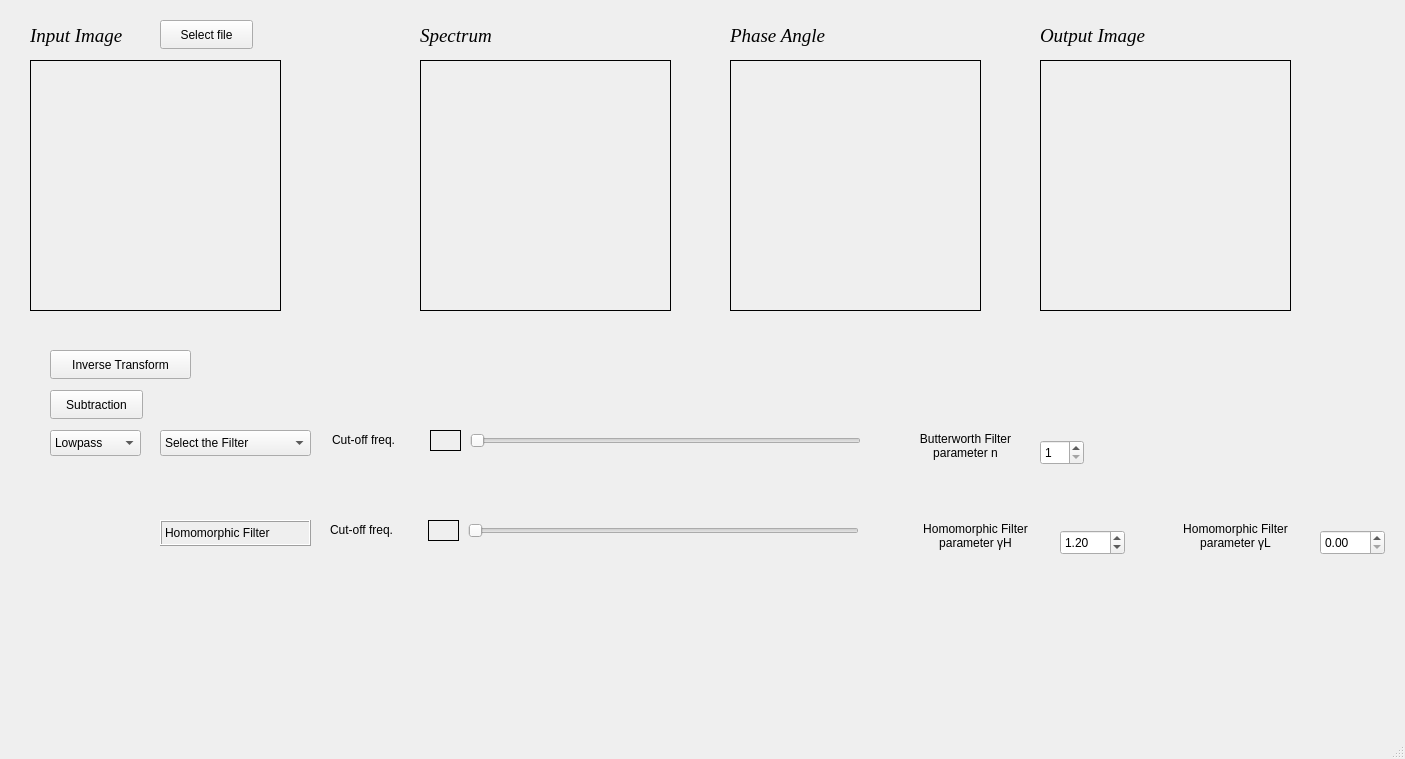
<?xml version="1.0" encoding="UTF-8"?>
<ui version="4.0">
 <class>MainWindow</class>
 <widget class="QMainWindow" name="MainWindow">
  <property name="geometry">
   <rect>
    <x>0</x>
    <y>0</y>
    <width>1405</width>
    <height>759</height>
   </rect>
  </property>
  <property name="windowTitle">
   <string>MainWindow</string>
  </property>
  <widget class="QWidget" name="centralwidget">
   <widget class="QLabel" name="input">
    <property name="geometry">
     <rect>
      <x>30</x>
      <y>60</y>
      <width>251</width>
      <height>251</height>
     </rect>
    </property>
    <property name="frameShape">
     <enum>QFrame::Box</enum>
    </property>
    <property name="text">
     <string/>
    </property>
   </widget>
   <widget class="QLabel" name="label">
    <property name="geometry">
     <rect>
      <x>30</x>
      <y>20</y>
      <width>121</width>
      <height>31</height>
     </rect>
    </property>
    <property name="font">
     <font>
      <family>Times New Roman</family>
      <pointsize>14</pointsize>
      <italic>true</italic>
     </font>
    </property>
    <property name="text">
     <string>Input Image</string>
    </property>
   </widget>
   <widget class="QPushButton" name="pushButton">
    <property name="geometry">
     <rect>
      <x>160</x>
      <y>20</y>
      <width>93</width>
      <height>29</height>
     </rect>
    </property>
    <property name="text">
     <string>Select file</string>
    </property>
   </widget>
   <widget class="QLabel" name="spectrum">
    <property name="geometry">
     <rect>
      <x>420</x>
      <y>60</y>
      <width>251</width>
      <height>251</height>
     </rect>
    </property>
    <property name="frameShape">
     <enum>QFrame::Box</enum>
    </property>
    <property name="text">
     <string/>
    </property>
   </widget>
   <widget class="QLabel" name="phaseangle">
    <property name="geometry">
     <rect>
      <x>730</x>
      <y>60</y>
      <width>251</width>
      <height>251</height>
     </rect>
    </property>
    <property name="frameShape">
     <enum>QFrame::Box</enum>
    </property>
    <property name="text">
     <string/>
    </property>
   </widget>
   <widget class="QLabel" name="output">
    <property name="geometry">
     <rect>
      <x>1040</x>
      <y>60</y>
      <width>251</width>
      <height>251</height>
     </rect>
    </property>
    <property name="frameShape">
     <enum>QFrame::Box</enum>
    </property>
    <property name="text">
     <string/>
    </property>
   </widget>
   <widget class="QLabel" name="label_2">
    <property name="geometry">
     <rect>
      <x>420</x>
      <y>20</y>
      <width>91</width>
      <height>31</height>
     </rect>
    </property>
    <property name="font">
     <font>
      <family>Times New Roman</family>
      <pointsize>14</pointsize>
      <italic>true</italic>
     </font>
    </property>
    <property name="text">
     <string>Spectrum</string>
    </property>
   </widget>
   <widget class="QLabel" name="label_3">
    <property name="geometry">
     <rect>
      <x>730</x>
      <y>20</y>
      <width>131</width>
      <height>31</height>
     </rect>
    </property>
    <property name="font">
     <font>
      <family>Times New Roman</family>
      <pointsize>14</pointsize>
      <italic>true</italic>
     </font>
    </property>
    <property name="text">
     <string>Phase Angle</string>
    </property>
   </widget>
   <widget class="QLabel" name="label_4">
    <property name="geometry">
     <rect>
      <x>1040</x>
      <y>20</y>
      <width>141</width>
      <height>31</height>
     </rect>
    </property>
    <property name="font">
     <font>
      <family>Times New Roman</family>
      <pointsize>14</pointsize>
      <italic>true</italic>
     </font>
    </property>
    <property name="text">
     <string>Output Image</string>
    </property>
   </widget>
   <widget class="QPushButton" name="reversetrans">
    <property name="geometry">
     <rect>
      <x>50</x>
      <y>350</y>
      <width>141</width>
      <height>29</height>
     </rect>
    </property>
    <property name="text">
     <string>Inverse Transform</string>
    </property>
   </widget>
   <widget class="QPushButton" name="subtraction">
    <property name="geometry">
     <rect>
      <x>50</x>
      <y>390</y>
      <width>93</width>
      <height>29</height>
     </rect>
    </property>
    <property name="text">
     <string>Subtraction</string>
    </property>
   </widget>
   <widget class="QComboBox" name="comboBox">
    <property name="geometry">
     <rect>
      <x>50</x>
      <y>430</y>
      <width>91</width>
      <height>26</height>
     </rect>
    </property>
    <item>
     <property name="text">
      <string>Lowpass</string>
     </property>
    </item>
    <item>
     <property name="text">
      <string>Highpass</string>
     </property>
    </item>
   </widget>
   <widget class="QSlider" name="horizontalSlider">
    <property name="geometry">
     <rect>
      <x>470</x>
      <y>430</y>
      <width>391</width>
      <height>22</height>
     </rect>
    </property>
    <property name="maximum">
     <number>362</number>
    </property>
    <property name="orientation">
     <enum>Qt::Horizontal</enum>
    </property>
   </widget>
   <widget class="QLabel" name="label_5">
    <property name="geometry">
     <rect>
      <x>332</x>
      <y>430</y>
      <width>91</width>
      <height>20</height>
     </rect>
    </property>
    <property name="text">
     <string>Cut-off freq.</string>
    </property>
   </widget>
   <widget class="QLabel" name="label_6">
    <property name="geometry">
     <rect>
      <x>430</x>
      <y>430</y>
      <width>31</width>
      <height>21</height>
     </rect>
    </property>
    <property name="frameShape">
     <enum>QFrame::Box</enum>
    </property>
    <property name="text">
     <string/>
    </property>
   </widget>
   <widget class="QComboBox" name="filters">
    <property name="geometry">
     <rect>
      <x>160</x>
      <y>430</y>
      <width>151</width>
      <height>26</height>
     </rect>
    </property>
    <item>
     <property name="text">
      <string>Select the Filter</string>
     </property>
    </item>
    <item>
     <property name="text">
      <string>Ideal Filter</string>
     </property>
    </item>
    <item>
     <property name="text">
      <string>Butterworth Filter</string>
     </property>
    </item>
    <item>
     <property name="text">
      <string>Gaussian Filter</string>
     </property>
    </item>
   </widget>
   <widget class="QSpinBox" name="spinBox">
    <property name="geometry">
     <rect>
      <x>1040</x>
      <y>440</y>
      <width>44</width>
      <height>25</height>
     </rect>
    </property>
    <property name="minimum">
     <number>1</number>
    </property>
    <property name="maximum">
     <number>7</number>
    </property>
   </widget>
   <widget class="QLabel" name="label_7">
    <property name="geometry">
     <rect>
      <x>900</x>
      <y>420</y>
      <width>131</width>
      <height>51</height>
     </rect>
    </property>
    <property name="text">
     <string>Butterworth Filter parameter n</string>
    </property>
    <property name="alignment">
     <set>Qt::AlignCenter</set>
    </property>
    <property name="wordWrap">
     <bool>true</bool>
    </property>
   </widget>
   <widget class="QLabel" name="label_8">
    <property name="geometry">
     <rect>
      <x>900</x>
      <y>510</y>
      <width>151</width>
      <height>51</height>
     </rect>
    </property>
    <property name="text">
     <string>Homomorphic Filter parameter γH</string>
    </property>
    <property name="alignment">
     <set>Qt::AlignCenter</set>
    </property>
    <property name="wordWrap">
     <bool>true</bool>
    </property>
   </widget>
   <widget class="QSlider" name="horizontalSlider_2">
    <property name="geometry">
     <rect>
      <x>468</x>
      <y>520</y>
      <width>391</width>
      <height>22</height>
     </rect>
    </property>
    <property name="maximum">
     <number>362</number>
    </property>
    <property name="orientation">
     <enum>Qt::Horizontal</enum>
    </property>
   </widget>
   <widget class="QLabel" name="label_9">
    <property name="geometry">
     <rect>
      <x>428</x>
      <y>520</y>
      <width>31</width>
      <height>21</height>
     </rect>
    </property>
    <property name="frameShape">
     <enum>QFrame::Box</enum>
    </property>
    <property name="text">
     <string/>
    </property>
   </widget>
   <widget class="QLabel" name="label_10">
    <property name="geometry">
     <rect>
      <x>330</x>
      <y>520</y>
      <width>91</width>
      <height>20</height>
     </rect>
    </property>
    <property name="text">
     <string>Cut-off freq.</string>
    </property>
   </widget>
   <widget class="QLabel" name="label_11">
    <property name="geometry">
     <rect>
      <x>1160</x>
      <y>510</y>
      <width>151</width>
      <height>51</height>
     </rect>
    </property>
    <property name="text">
     <string>Homomorphic Filter parameter γL</string>
    </property>
    <property name="alignment">
     <set>Qt::AlignCenter</set>
    </property>
    <property name="wordWrap">
     <bool>true</bool>
    </property>
   </widget>
   <widget class="QLabel" name="label_12">
    <property name="geometry">
     <rect>
      <x>160</x>
      <y>520</y>
      <width>151</width>
      <height>26</height>
     </rect>
    </property>
    <property name="frameShape">
     <enum>QFrame::Box</enum>
    </property>
    <property name="frameShadow">
     <enum>QFrame::Raised</enum>
    </property>
    <property name="text">
     <string>Homomorphic Filter</string>
    </property>
   </widget>
   <widget class="QDoubleSpinBox" name="doubleSpinBox">
    <property name="geometry">
     <rect>
      <x>1060</x>
      <y>530</y>
      <width>65</width>
      <height>25</height>
     </rect>
    </property>
    <property name="minimum">
     <double>1.000000000000000</double>
    </property>
    <property name="maximum">
     <double>3.000000000000000</double>
    </property>
    <property name="singleStep">
     <double>0.100000000000000</double>
    </property>
    <property name="value">
     <double>1.200000000000000</double>
    </property>
   </widget>
   <widget class="QDoubleSpinBox" name="doubleSpinBox_2">
    <property name="geometry">
     <rect>
      <x>1320</x>
      <y>530</y>
      <width>65</width>
      <height>25</height>
     </rect>
    </property>
    <property name="maximum">
     <double>1.000000000000000</double>
    </property>
    <property name="singleStep">
     <double>0.100000000000000</double>
    </property>
   </widget>
  </widget>
  <widget class="QMenuBar" name="menubar">
   <property name="geometry">
    <rect>
     <x>0</x>
     <y>0</y>
     <width>1405</width>
     <height>26</height>
    </rect>
   </property>
  </widget>
  <widget class="QStatusBar" name="statusbar"/>
 </widget>
 <resources/>
 <connections/>
</ui>
